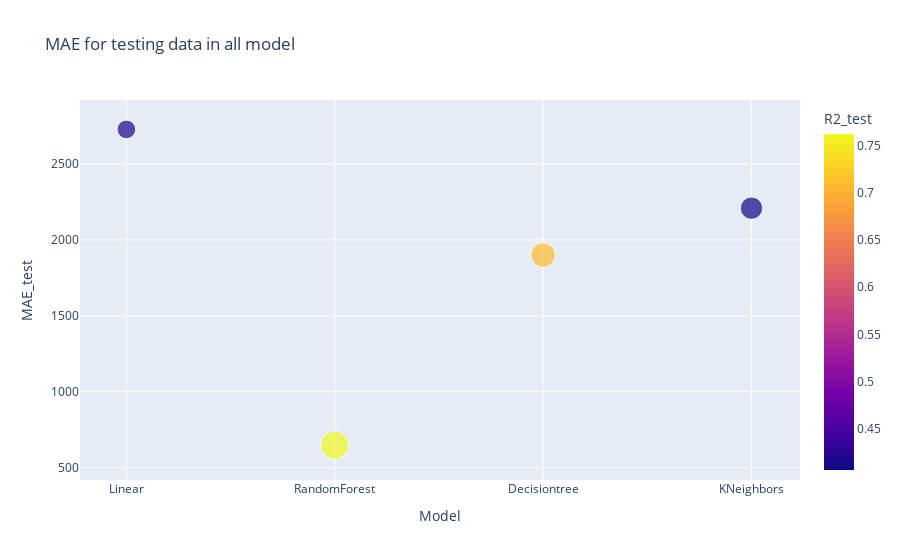

Write notebook code for a chart like this one.
### Code cell
import plotly.express as px
fig1 = px.scatter(TABLE_1, x="Model", y="MAE_test",color="R2_test",
                  title='MAE for testing data in all model',
                  size='R2_train',
                  hover_data=['MAE_test']
                 )
fig1.show()

### Figure 1 — Plotly figure (JSON) as saved in the notebook; plotly's stock layout.template omitted (floating-point values rounded to 4 significant figures)
{"data": [{"hovertemplate": "Model=%{x}<br>MAE_test=%{y}<br>R2_train=%{marker.size}<br>R2_test=%{marker.color}<extra></extra>", "legendgroup": "", "marker": {"color": [0.415, 0.762, 0.71, 0.4067], "coloraxis": "coloraxis", "size": [0.4199, 0.9678, 0.7334, 0.6067], "sizemode": "area", "sizeref": 0.002419, "symbol": "circle"}, "mode": "markers", "name": "", "orientation": "v", "showlegend": false, "type": "scatter", "x": ["Linear", "RandomForest", "Decisiontree", "KNeighbors"], "xaxis": "x", "y": [2728.0, 647.3, 1900.0, 2209.0], "yaxis": "y"}], "layout": {"coloraxis": {"colorbar": {"title": {"text": "R2_test"}}, "colorscale": [[0, "#0d0887"], [0.1111, "#46039f"], [0.2222, "#7201a8"], [0.3333, "#9c179e"], [0.4444, "#bd3786"], [0.5556, "#d8576b"], [0.6667, "#ed7953"], [0.7778, "#fb9f3a"], [0.8889, "#fdca26"], [1, "#f0f921"]]}, "legend": {"itemsizing": "constant", "tracegroupgap": 0}, "title": {"text": "MAE for testing data in all model"}, "xaxis": {"anchor": "y", "domain": [0, 1], "title": {"text": "Model"}}, "yaxis": {"anchor": "x", "domain": [0, 1], "title": {"text": "MAE_test"}}}}
